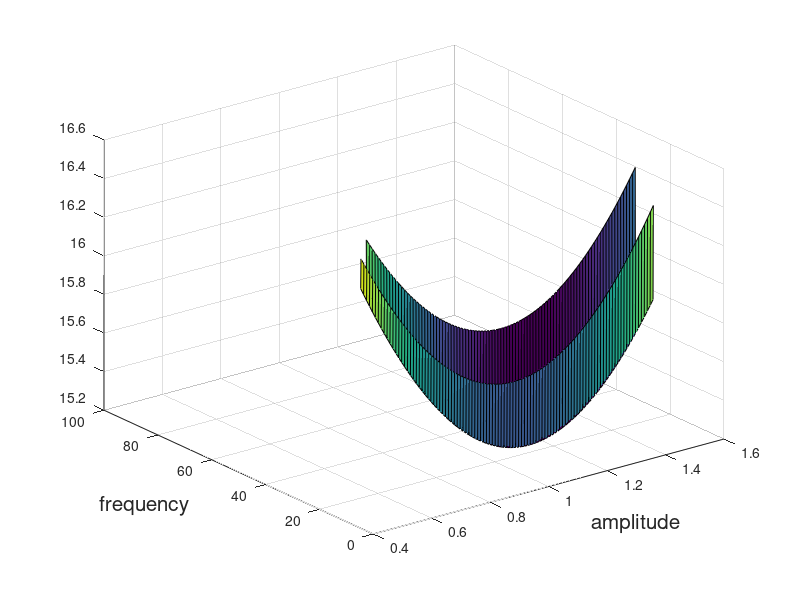

Reproduce this figure in MATLAB.
%% Script to perform super-resolution of spikes from low frequency
addpath ./matlab2tikz-matlab2tikz-816f875/src
clear all;
close all;
%

%% Physical constants
responsivity = 0.7;
electron_charge = 1.6e-19;
%

%% Receiving power
% ary = linspace(0, 2.5, 11);
% ary = 1.7;
% received_photons = linspace(1, 41, 21);
received_photons = [40];
arraylength = length(received_photons);
% received_photons = 10.^ary;
%

%% Problem settings
SRF = 10;
%

%% FFT frame creation
repetition = 1;
frequency = 15.5;
bandwidth = 100;
sampling_rate = 2*bandwidth;
sampling_period = 1/sampling_rate;
initial_phase = 0;
number_of_points = 200;
observation_time = sampling_period * (number_of_points);
frequency_resolution = 1/observation_time;
%

%% Create input sample sinusoidal tone
index = linspace(0, number_of_points-1, number_of_points);
index_SR = linspace(0, number_of_points*SRF-1, number_of_points*SRF);
t = sampling_period * index;
f = frequency_resolution * index;
t_SR = sampling_period * index_SR; 
f_SR = (frequency_resolution / SRF) * index_SR;
Ps = electron_charge * received_photons / (responsivity * observation_time);
% Ps_ref = Ps(1);
amplitude = 2*responsivity*sqrt(Ps);
amplitude = amplitude/amplitude(end);
% amplitude = ;
x = amplitude' * sin(2*pi*frequency*t + initial_phase);
x = repmat(x,repetition,1);
%

%% Additive Gaussian noise creation
noise_floor = 2 * electron_charge * responsivity;
vari = (sampling_rate / 2) * noise_floor;
% sigma = sqrt(vari);
sigma = sqrt(vari)/(2*responsivity*sqrt(Ps(end)));
noise = sigma * randn(repetition*arraylength,number_of_points);
SNR = 20*log10((amplitude/sqrt(2))/sigma);
delta_noise = sqrt(number_of_points + sqrt(2*number_of_points))*sigma; % good approximation of norm(z)

y = x + noise;
%

%% l1-min for super-res search
asize = 101;
a = linspace(0.5,1.5,asize);
solution = zeros(repetition,arraylength); 
RMSE_l1 = zeros(1,arraylength);

for k=1:arraylength
    for l=1:repetition
        l1norm = zeros(length(f_SR)/2,asize);
        error = zeros(length(f_SR)/2,asize);
        error_th = zeros(length(f_SR)/2,asize);
%         errorvector = zeros(1, length(f_SR)/2);

        for i=1:length(f_SR)/2
            temp = a'*sin(2*pi*f_SR(i)*t+initial_phase);
            temperror = [];
            for j=1:asize
                l1norm(i,j) = norm(temp(j,:)-y((l-1)*arraylength+k,:),1);
                error(i,j) = norm(temp(j,:)-y((l-1)*arraylength+k,:));
%                 err = norm(temp(j,:)-y((l-1)*arraylength+k,:));
                if error(i,j) <= delta_noise
%                     temperror = [temperror err];
                    error_th(i,j) = error(i,j);
                else
                    error_th(i,j) = inf;
                end
            end
%             if length(temperror) ~= 0
%                 errorvector(i) = min(temperror);
%             else
%                 errorvector(i) = inf;
%             end
        end
        figure();
        surf(a, f_SR(1:end/2), error_th);
        xlabel('amplitude','FontSize',15);
        ylabel('frequency','FontSize',15);

        [ymin,idxmin] = min(min(error,[],2));
%         [ymin,idxmin] = min(errorvector);
        solution(l,k) = f_SR(idxmin);
    end
    RMSE_l1(k) = rms(solution(:,k) - frequency);
end



%

%%

% 
% %% Taking FFT
% fx = zeros(arraylength, repetition, number_of_points);
% for i=1:repetition
%     for j=1:arraylength
%         fx(j,i,:) = fft(y((i-1)*arraylength+j,:), number_of_points);
%     end
% end
% %
% 
% %% Take MUSIC
% result_music = zeros(arraylength, repetition);
% for i=1:repetition
%     for j=1:arraylength
%         [s, w] = pmusic(y((i-1)*arraylength+j,:),2,4096);
%         [pwr, idx] = max(s);
%         result_music(j,i) = w(idx)*100/pi;
%     end
% end
% 
% %% Summarize the result
% result_fx = 2*abs(fx(:,:,1:end/2)/(number_of_points)).^2;
% [maxpower, detection_result] = max(result_fx,[],3);
% detection_result = detection_result - 1;
% 
% RMSE_fft = rms(detection_result' - frequency,1);
% RMSE_music = rms(result_music' - frequency,1);
% 
% single_spectrum = result_fx(:,1,:);
% averaged_spectrum = mean(result_fx(:,:,:),2);
% 
% sgl = zeros(1,bandwidth);
% avge = zeros(1,bandwidth);
% 
% for i=1:bandwidth
%     sgl(i) = single_spectrum(1,1,i);
%     avge(i) = averaged_spectrum(1,1,i);
% end
% %
% 
% %% Plot the result
% % 
% % figure(1);
% % plot(f(1:end/2),db(sgl,'power'));
% % set(gca,'yscale','log');
% % 
% % figure(2);
% % plot(f(1:end/2),db(avge,'power'));
% % set(gca,'yscale','log');
% % 
% % figure(3);
% % % scatter( ones(1,length(detection_result)) ,detection_result);
% % histogram(detection_result, 'BinWidth', 1, 'BinLimits', [-0.5, 99.5]);
% % 
% % figure(4);
% % % scatter( ones(1,length(detection_result)) ,detection_result);
% % histogram(result_music, 'BinWidth', 1, 'BinLimits', [-0.5, 99.5]);
% 
% % 
% figure(1);
% plot(received_photons(end-10:end), RMSE_fft(end-10:end),'LineWidth',2);
% hold on;
% plot(received_photons(end-10:end), RMSE_music(end-10:end),'LineWidth',2);
% hold on;
% plot(received_photons(end-10:end), RMSE_l1(end-10:end),'LineWidth',2);
% title('Detection Error for DFT/MUSIC/L1 (Low SNR)','FontSize',18,'FontWeight','normal');
% xlabel('SNR','FontSize',15);
% ylabel('Error (Hz)','FontSize',15);
% legend('DFT','MUSIC','L1');
% grid on;
% set(gca,'xlim',[0 41])
% set(gca,'xtick',[0:10:40])
% set(gca,'ylim',[0 50])
% set(gca,'ytick',[0:10:50])
% % matlab2tikz('./final_report/figure2a.tex');
% %
